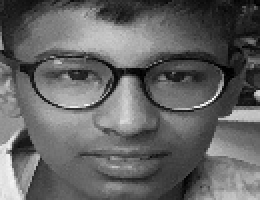
#> input picture 10. Custom Face Detection with Database/dataset/Junnu/0.jpg, 130 x 100 px, given in place of the camera (shown 2 times larger)
$ python collect_faces.py
#> lines starting #> are read from the running program, lines starting #| are printed output that depends on the picture; after the words box and inside, x2 and y2 are one past the last pixel; in counts of white or black regions, pixels touching at a corner belong together
# Importing dependencies
import os
import time
import cv2

# Reading the dataset path
dataset = '/Users/anilreddyperugu/Git/DL-Projects/10. Custom Face Detection with Database/dataset'
name = '' # Directory name

# Joining dataset path with person name
path = os.path.join(dataset, name)
if not os.path.isdir(path): #If not exist create one
    os.mkdir(path)

# Initiating the camera
cam = cv2.VideoCapture(0)

# Loading haarcascade path
path1 = cv2.data.haarcascades
face_cascade = cv2.CascadeClassifier(path1 + 'haarcascade_frontalface_default.xml') # Loading the Haar Cascade classifier

(width, height) = (130, 100)
count = 0
while count < 31: # Take 30 pictures
    print(count)
    ret, frame = cam.read() # capturing the frame
#> frame is the input picture: shape (100, 130, 3); min 0, max 252, mean 99.8
    if not ret:
        print('cannot grab the camera')
        break

    gray_img = cv2.cvtColor(frame, cv2.COLOR_BGR2GRAY) #Converting BGR to Gray
    faces = face_cascade.detectMultiScale(gray_img, 1.3, 4) # Detecting faces in the frame
#> faces = [[20, 4, 89, 89]]
    for (x,y,w,h) in faces:
        cv2.rectangle(frame, (x, y), (x+w, y+h), (0,255,0), 2) #Drawing bounding boxes

        faceOnly = gray_img[y:y+h, x:x+w]
        resizeimg = cv2.resize(faceOnly, (width, height)) # Resizing face image to fixed dimensions
        cv2.imwrite("%s/%s.jpg" %(path,count), resizeimg) # Saving the face image
        time.sleep(0.5)
        count += 1
#> this loop made 1 pass
#> (x, y, w, h, count) on pass 1: (20, 4, 89, 89, 1)
#> pass 1, `faceOnly = gray_img[y:y+h, x:x+w]`:
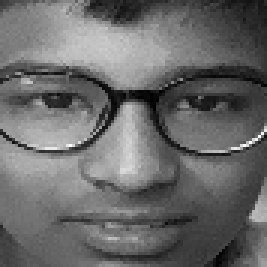
#> faceOnly: shape (89, 89) (shown 3 times larger); min 0, max 252, mean 105.5
#> pass 1, `resizeimg = cv2.resize(faceOnly, (width, height))`:
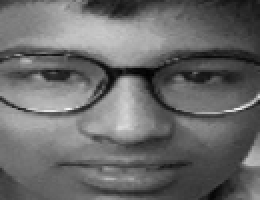
#> resizeimg: shape (100, 130) (shown 2 times larger); min 1, max 245, mean 105.4
#> after the loop:
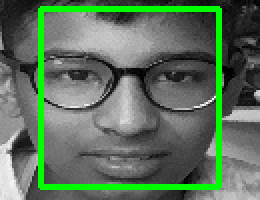
#> frame: shape (100, 130, 3) (shown 2 times larger); 8.18% of pixels changed, all inside (x1, y1, x2, y2) = (19, 3, 111, 95)
#> after the loop, count = 1
    cv2.imshow('Face Detection', frame) # Display the camera feed

    if cv2.waitKey(1) & 0xFF == ord('q'): # Exit on 'q'
#> (key q is pressed here)
        break

cam.release() # releasing camera
cv2.destroyAllWindows() # destroy other windows(if any)

$ run again, on 10. Custom Face Detection with Database/dataset/Junnu/1.jpg
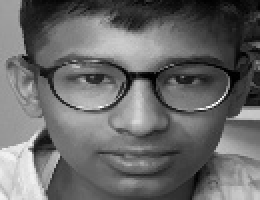
#> input picture 10. Custom Face Detection with Database/dataset/Junnu/1.jpg, 130 x 100 px, given in place of the camera (shown 2 times larger)
#> frame is the input picture: shape (100, 130, 3); min 0, max 255, mean 105.4
#> faces = [[23, 6, 89, 89]]
#> the loop `for (x,y,w,h) in faces:` made 1 pass
#> (x, y, w, h, count) on pass 1: (23, 6, 89, 89, 1)
#> pass 1, `resizeimg = cv2.resize(faceOnly, (width, height))`:
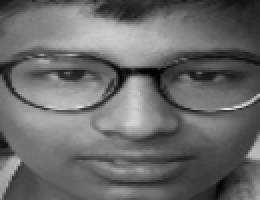
#> resizeimg: shape (100, 130) (shown 2 times larger); min 0, max 232, mean 105.6
#> after the loop `for (x,y,w,h) in faces:`:
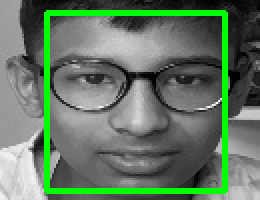
#> frame: shape (100, 130, 3) (shown 2 times larger); 8.18% of pixels changed, all inside (x1, y1, x2, y2) = (22, 5, 114, 97)
#> after the loop `for (x,y,w,h) in faces:`: count = 1

$ run again, on 10. Custom Face Detection with Database/dataset/Junnu/10.jpg
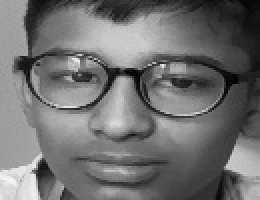
#> input picture 10. Custom Face Detection with Database/dataset/Junnu/10.jpg, 130 x 100 px, given in place of the camera (shown 2 times larger)
#> frame is the input picture: shape (100, 130, 3); min 0, max 246, mean 112.5
#> faces = [[18, 7, 89, 89]]
#> the loop `for (x,y,w,h) in faces:` made 1 pass
#> (x, y, w, h, count) on pass 1: (18, 7, 89, 89, 1)
#> pass 1, `resizeimg = cv2.resize(faceOnly, (width, height))`:
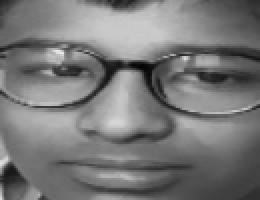
#> resizeimg: shape (100, 130) (shown 2 times larger); min 2, max 232, mean 119.9
#> after the loop `for (x,y,w,h) in faces:`:
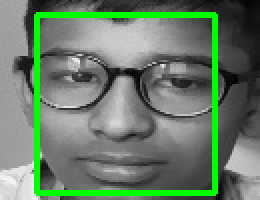
#> frame: shape (100, 130, 3) (shown 2 times larger); 8.18% of pixels changed, all inside (x1, y1, x2, y2) = (17, 6, 109, 98)
#> after the loop `for (x,y,w,h) in faces:`: count = 1
